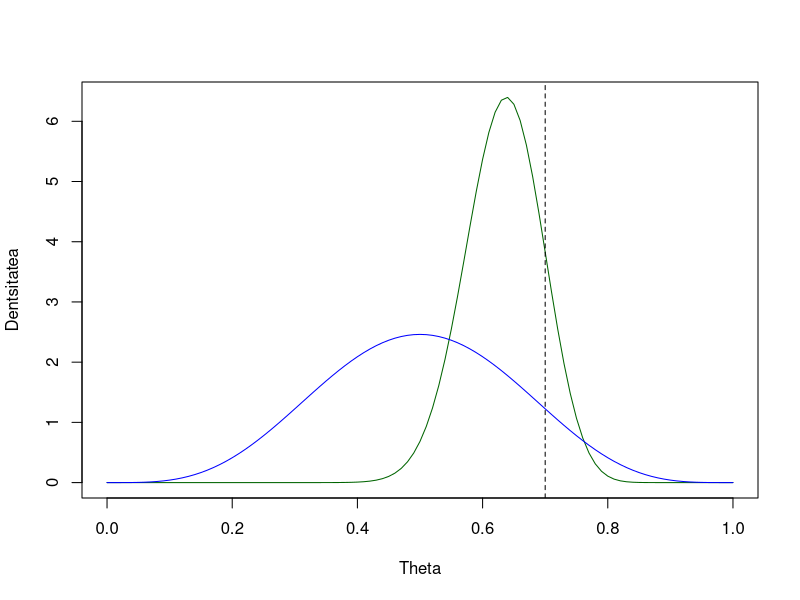
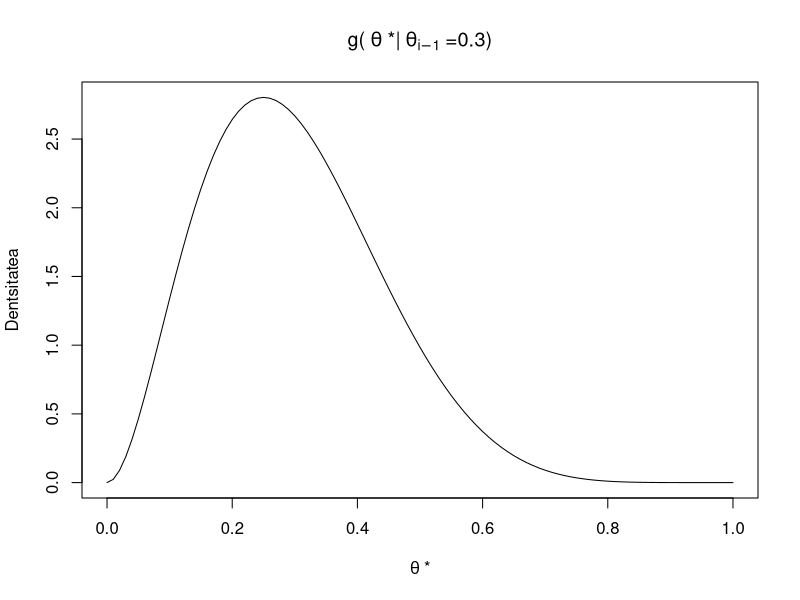
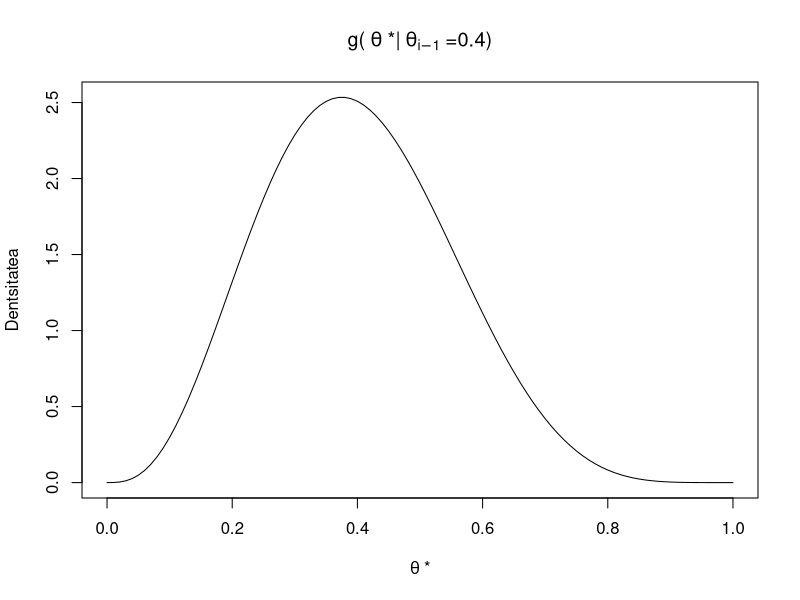
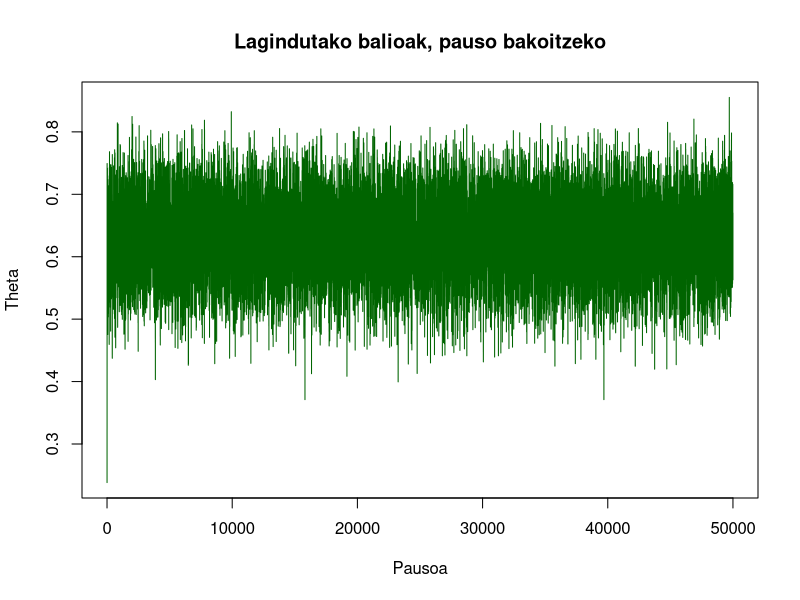
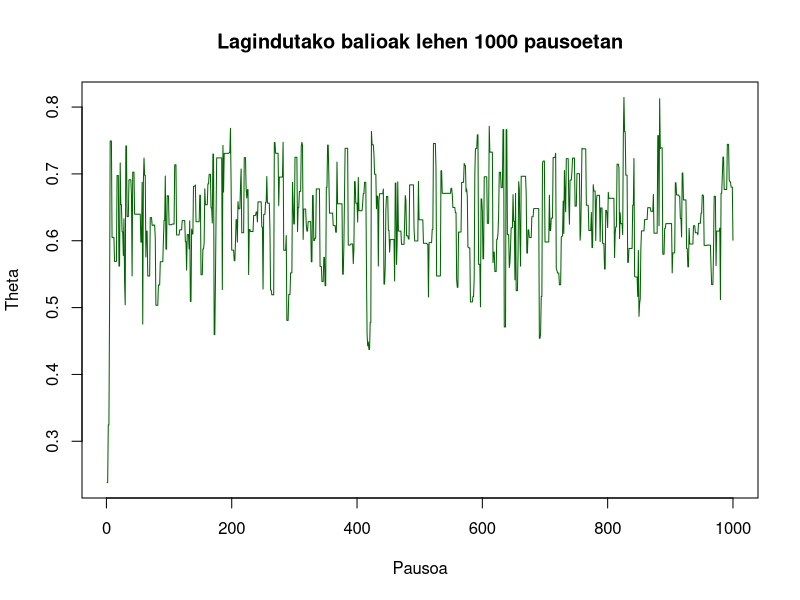
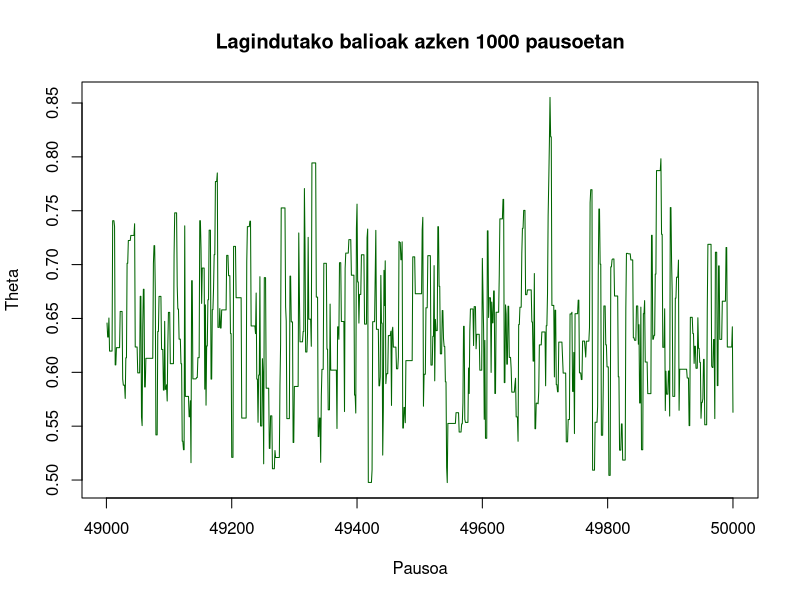
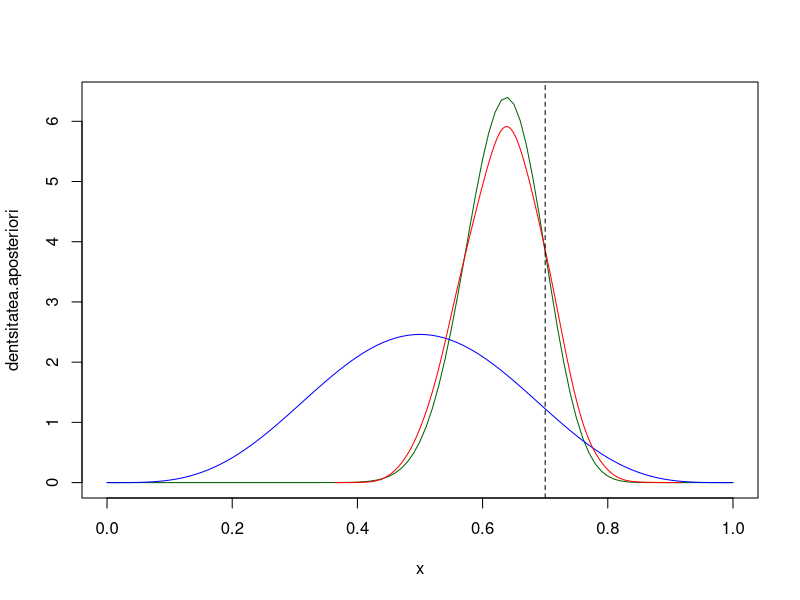

Source code (R) for these figures, in order:
## ---- chunk 1
set.seed(666)
## ---- chunk 2
probabilitate.erreala <- 0.7
bernouilli.laginketa.tamaina <- 50
bernouilli.lagina <- runif(bernouilli.laginketa.tamaina) < probabilitate.erreala
bernouilli.lagina
## ---- chunk 3
binomial.true  <- sum(bernouilli.lagina)
binomial.false <- sum(!bernouilli.lagina)
binomial.true
binomial.false
## ---- chunk 4
alfa.apriori <- 5
beta.apriori <- 5

alfa.aposteriori <- alfa.apriori + binomial.true
beta.aposteriori <- beta.apriori + binomial.false

x <- seq(0,1,0.01)
dentsitatea.apriori     <- dbeta(x, alfa.apriori,     beta.apriori)
dentsitatea.aposteriori <- dbeta(x, alfa.aposteriori, beta.aposteriori)

plot(x, dentsitatea.aposteriori, type="l", col="darkgreen", xlab="Theta", ylab="Dentsitatea")
lines(x, dentsitatea.apriori, col="blue")
abline(v=probabilitate.erreala, lty=2)
## ---- chunk 5
theta <- 0.3
x <- seq(0,1, by=0.01)
plot(x,dbeta(x, 10*theta, 10*(1-theta)), type="l", 
     main=expression("g("~theta~"*|"~theta[i-1]~"=0.3)"),
     xlab=expression(theta~"*"), ylab="Dentsitatea")
## ---- chunk 6
theta <- 0.4
x <- seq(0,1, by=0.01)
plot(x,dbeta(x, 10*theta, 10*(1-theta)), type="l", 
     main=expression("g("~theta~"*|"~theta[i-1]~"=0.4)"),
     xlab=expression(theta~"*"), ylab="Dentsitatea")
## ---- chunk 7
mcmc.lagin.kopurua <- 50000

#Lehenengo balioa a priori banaketatik ausaz
aposteriori.lagina <- rbeta(1, alfa.apriori, beta.apriori)

for (i in 1:mcmc.lagin.kopurua) {
  #theta^* balioa proposatu g banaketa erabiliz (ohartu aurreko balioaren baldintzapean dagoela!)
  balio.posible <- rbeta(1, 10*aposteriori.lagina[i], 10*(1-aposteriori.lagina[i])) 
  
  #f(theta_{i-1})
  azkenaren.aposteriori <- (aposteriori.lagina[i]^binomial.true * 
                           (1-aposteriori.lagina[i])^binomial.false)*
                           dbeta(aposteriori.lagina[i], alfa.apriori, beta.apriori)
  #f(theta^*)
  berriaren.aposteriori  <- (balio.posible^binomial.true * 
                            (1-balio.posible)^binomial.false) * 
                            dbeta(balio.posible, alfa.apriori, beta.apriori)
  #rho ratioa
  ratio <- (berriaren.aposteriori *
            dbeta(aposteriori.lagina[i], 10*balio.posible, 10*(1-balio.posible))
            )/(azkenaren.aposteriori * 
               dbeta(balio.posible, 10*aposteriori.lagina[i], 10*(1-aposteriori.lagina[i])))
  
  #Onartu theta^* edo ez probabilistikoki
  if (ratio > runif(1)) { 
    balioa.gehitzeko <- balio.posible
  } else {
    balioa.gehitzeko <- aposteriori.lagina[i]
  }
  #Gehitu erabakitako balioa katera
  aposteriori.lagina <- c(aposteriori.lagina, balioa.gehitzeko)
}
## ---- chunk 8
#Irudikatu kateak egindako ibilibidea
plot(aposteriori.lagina, type="l", col="darkgreen", xlab="Pausoa", ylab="Theta",
     main="Lagindutako balioak, pauso bakoitzeko")
plot(aposteriori.lagina[1:1000], type="l", col="darkgreen", xlab="Pausoa", ylab="Theta",
     main="Lagindutako balioak lehen 1000 pausoetan")
plot(49001:50000, aposteriori.lagina[49001:50000], type="l", col="darkgreen", 
     xlab="Pausoa", ylab="Theta", main="Lagindutako balioak azken 1000 pausoetan")
## ---- chunk 9
#Hartu lagindutako katetik azken 5000 balioak eta estimatu dentsitate funtzioa
dens <- density(tail(aposteriori.lagina, 5000), adjust=2)

#Irudikatu banaketa egonkorra (lagindu nahi dugun banaketa)
plot(x, dentsitatea.aposteriori, type="l", col="darkgreen")
lines(x, dentsitatea.apriori, col="blue")
lines(dens, col="red")
abline(v=probabilitate.erreala, lty=2)
## ---- chunk 10
EX.analitiko <- alfa.aposteriori/(alfa.aposteriori + beta.aposteriori)
EX.analitiko
## ---- chunk 11
EX.mcmc <- mean(aposteriori.lagina[5000:50000])
EX.mcmc
## ---- chunk 12
TB.analitiko <- qbeta(c(0.025, 0.975), alfa.aposteriori, beta.aposteriori)
names(TB.analitiko) <- paste("%", c(2.5, 97.5), sep = "")
TB.analitiko
## ---- chunk 13
TB.mcmc <- quantile(aposteriori.lagina[5000:50000], c(0.025, 0.975))
names(TB.mcmc) <- paste("%", c(2.5, 97.5), sep = "")
TB.mcmc
## ---- chunk 14
mcmc <- function(lagin.kopurua, # Zenbat lagin sortu
                 df, # Lagindu nahi den dentsitate funtzioaren proportzionala
                 dg, # g-ren dentsitate funtzioa
                 rg, # g lagintzeko funtzioa
                 x1 # lehenengo balioa
                 ){
  lagina <- x1
  
  for (i in 1:lagin.kopurua) {
    balio.posible <- rg(lagina[i])
    
    ratio <- f(balio.posible)*dg(lagina[i], balio.posible)/
            (f(lagina[i])*dg(balio.posible, lagina[i]))
    
    if (ratio > runif(1)){
      balioa.gehitzeko <- balio.posible
    } else {
      balioa.gehitzeko <- lagina[i]
    }
    
    lagina <- c(lagina, balioa.gehitzeko)
  }
  
  return (lagina)
}
## ---- chunk 15
df <- function(x) {
  (x^binomial.true * (1-x) ^ binomial.false) *
    dbeta(x, alfa.apriori, beta.apriori)
}

dg <- function(x) {
  #TODO
}
## ---- chunk 16
lagina <- c(2, 3, 1, 3, 3,  3, 3, 4, 5, 7, 8, 9, 2, 1, 6, 4, 8, 6, 5, 5, 
            8, 5, 6, 4, 10, 7, 3, 2, 7, 4, 3, 7, 8, 2, 9, 4, 5, 2, 4, 2, 
            2, 7, 5, 5,  4, 2, 3, 5, 5, 6)
